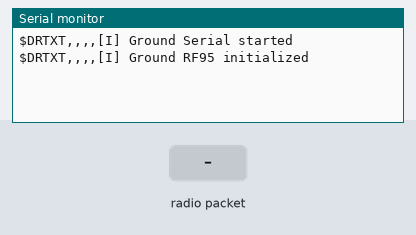
Bench run of a sketch on a simulated Arduino Uno, built with avr-gcc and run on an emulated ATmega328P. Parts: the last lines printed to the serial monitor. The test bench sets the inputs (shaded band). No radio packets arrive unless stated.

Above: at 1.2 s.
1.3 s: radio packet "1" arrives
At 2.0 s:
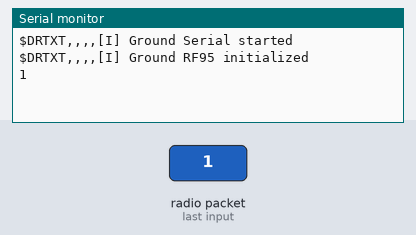
2.8 s: radio packet "0" arrives
At 3.2 s:
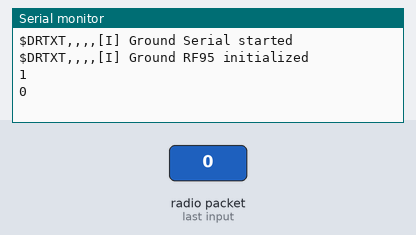
4.3 s: radio packet "2" arrives
At 5.6 s:
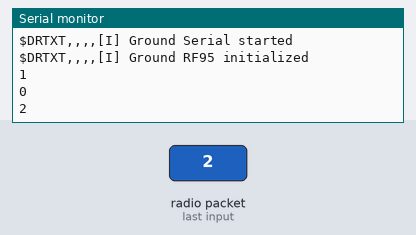

Measured:
- after the input at 1.3 s, the serial monitor: prints a new line at once (image 1)
- after the input at 2.8 s, the serial monitor: prints a new line at once (image 2)
- after the input at 4.3 s, the serial monitor: prints a new line at once (image 3)

The sketch:

main_receiver.ino
```cpp
/*
This is the code that we tested and worked fine for the receiver.
TO DO:
- figure out two-way communication (something like req - ack)

Code created by Alonso Herreros Copete for CanSat group Delta River
*/


#include <SPI.h> // I don't know if we need this, but we'll keep it here until we check
#include <RH_RF95.h> // This is obviously necessary
#include "NMEA_L.h" // Custom built for basic NMEA sentence building (local variant)


#define RECV_LEN 50 // Must match the length of the message in the transmitter
#define SERIAL_BAUD 9600 // For wired serial connection
#define RF95_FREQ 868.0 // For radio connection
#define RF95_POW 13 // Expected dBm

RH_RF95 rf95; // Will occupy pins 11, 12 and 13 (or so I've heard...)

bool rf95_status; // We want to be able to use it in all scopes. Don't know how we'll update it though.
char msg[NMEA_LEN] = ""; // Buffer for printing out, should be able to hold NMEA sentences


void setup() {
    Serial.begin(SERIAL_BAUD); // We'll check with (Serial) to see if connection is set up
    rf95_status = rf95.init(); // Save the result for checking if it's initialized properly later

    rf95.setFrequency(RF95_FREQ);
    rf95.setTxPower(RF95_POW);

    Serial.println(NMEA::txt(msg, (Serial) ? "[I] Ground Serial started" : "[W] Ground Serial not working!"));
    Serial.println(NMEA::txt(msg, (rf95_status) ? "[I] Ground RF95 initialized" : "[W] Ground RF95 failed to initalize!"));
}


void loop() {
    uint8_t buf[RECV_LEN]; // Must match the length of the message in the transmitter
    uint8_t len = sizeof(buf); // Couldn't get .recv() to accept sizeof(buf)...
    for (int i = 0; i < RECV_LEN; i++) // Clear the buffer! .recv() doesn't add a null terminator!
        buf[i] = 0;

    if (rf95.available()) {
        if ( rf95.recv(buf, &len) ) { // I don't think this add the null terminator...
            Serial.println((char *)buf); // That's why we cleared the buffer before :)

            delay(100);

            // Two-way communication. How about sending back an ACK or something?
        }
        delay(100);
    }
    delay(100);
}
```

NMEA_L.cpp
```cpp
#include "NMEA_L.h"
#include <Arduino.h>


const char NMEA::id[3] = "DR";


int NMEA::startsen(char *out, const char type[4]) { // Write ${id}{type} to "out"
    return sprintf(out, "$%s%s", id, type);
}

int NMEA::writeskip(char *out, const char num) {  // Skip this many fields
    int off;
    for (off = 0; off < num; off++)
        sprintf(out+off, ",");
    return off;
}

int NMEA::writes(char *out, const char *str, const char unit[2]) {
    // Write a string to the output buffer, and optionally add a unit
    // If it's an empty string, don't write anything at all (just the commas)
    return sprintf(out, (unit[0] !='\0')? ",%s,%s":",%s", str, (str[0] !='\0')? unit : "");
};


char* NMEA::txt(char *out, const char* txt) {
    int off = 0;
    off += NMEA::startsen(out, "TXT"); // Sentence type
    off += NMEA::writeskip(out+off, 3); // Empty num_msg, msg_num, and msg_type
    off += NMEA::writes(out+off,txt); // Text
    return out;
}
```

NMEA_L.h
```cpp
#ifndef NMEA_BUILDER_H
#define NMEA_BUILDER_H


#define NMEA_LEN 81


class NMEA {
    static const char id[3];

public:
    //static char* mda(char *out, const float p, const float T, const float Tw=0, const float Hr=0);

    static char* txt(char *out, const char *txt);

private:
    static int startsen(char *out, const char type[4]="TXT");
    static int writeskip(char *out, const char num=1);
    //static int writef(char *out, const float val=0, const char prec=-1, const char unit[2]="");
    static int writes(char *out, const char *str="", const char unit[2]="");
};

#endif
```
